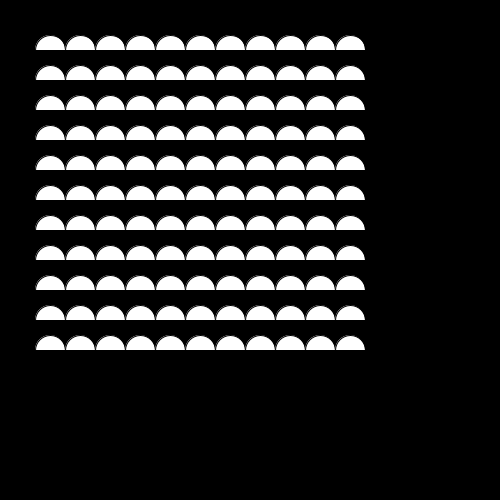
Frame 1 (no input)
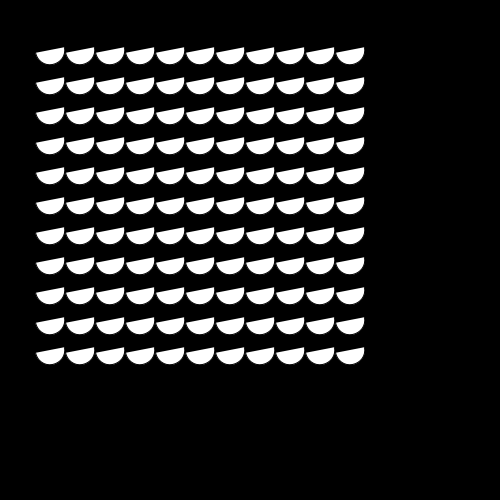
Frame 60 (the mouse pressed at the canvas centre just before this capture)
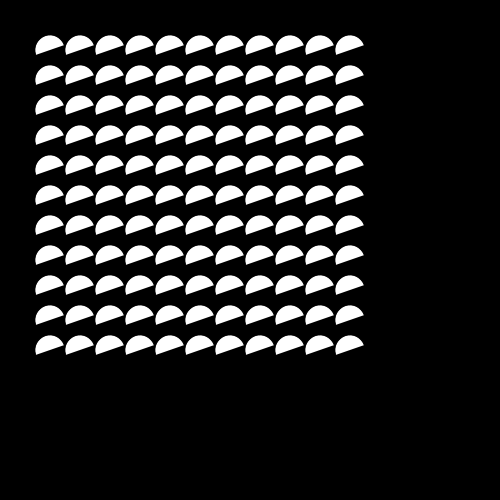
Frame 120 (the mouse held since frame 60 and released just before this capture)

The Processing sketch that drew these frames (run headless with seeded random() and noise(); from frame 60 on, the mouse is pressed at the canvas centre):

// Processing sketch: processing_130408
// ── processing_130408.pde


float theta,x,y,speed,deg;

Thing first;

void setup(){
  size(500,500);
  x = 50;
  y = 50;
  deg=0;
  
  speed=0;
  
  first = new Thing();
  
}

void draw(){
  background(0);
  fill(255);
  
  
  
  
  for(int i= 0, o =50;i<11;i++){
    for(float j= 0, k = 50;j<11;j++){
      
      first.roro(k,o);  
      
      k+=30;
     
      
    }
    o+=30;
    
  }
  
  first.makero();
  
}

class Thing{

 Thing(){

   
 }
  
    void roro(float thing, float thing2){
      

      pushMatrix();
      rectMode(CENTER);

      translate(thing,thing2);
      rotate(deg);
    
      ellipseMode(CENTER);
      
      arc(0,0,30,30,PI,TWO_PI);

      popMatrix();
      
    }
    
    void makero(){
      
      deg+=.05;
      
      if(deg==360||deg==-360){
        deg=0;
      }
      println(deg); 
      
      
    }

}
